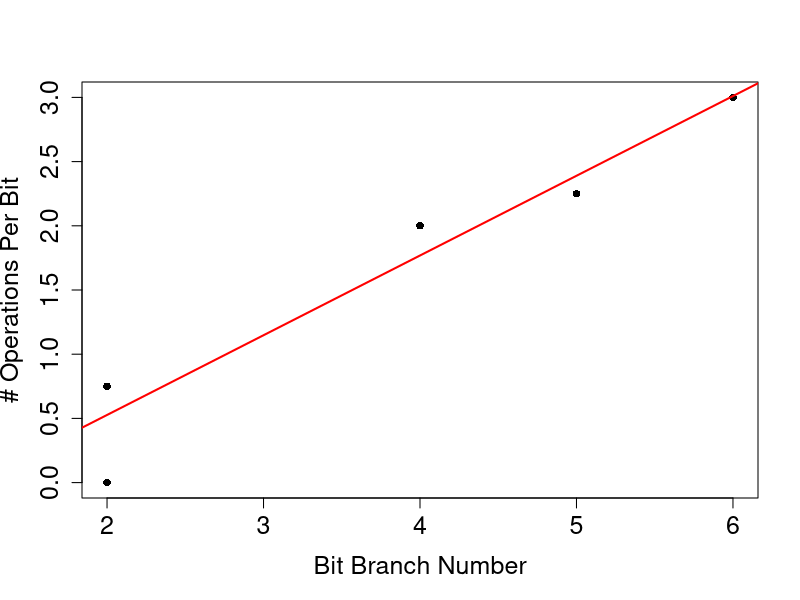

This figure's R source:
# Written by Denise Verbakel
# I used RStudio to run this program and get the corresponding output file (relation_branch_number_and_round_cost.png) 

#bbn = bit branch number
#noopb = number of operations per bit

# Assign the corresponding values to the vectors bbn and noopb
bbn <- c(6,5,2,2,2,4)
noopb <- c(3,2.25,0.75,0.75,0,2)

# Compute the averages and estimated values
bbn_bar = sum(bbn)/length(bbn)
noopb_bar = sum(noopb)/length(noopb)
beta_hat = sum((bbn-bbn_bar)*(noopb-noopb_bar))/sum((bbn-bbn_bar)^2)
alpha_hat = noopb_bar - beta_hat * bbn_bar

# Make a scatterplot of the data points and draw the estimated average with a red line
plot(bbn,noopb,
     xlab="Bit Branch Number",
     ylab="# Operations Per Bit",
     pch=16,
     cex.axis=1.5,
     cex.lab=1.5)
abline(alpha_hat,beta_hat,
       col='red',
       lwd=2)
